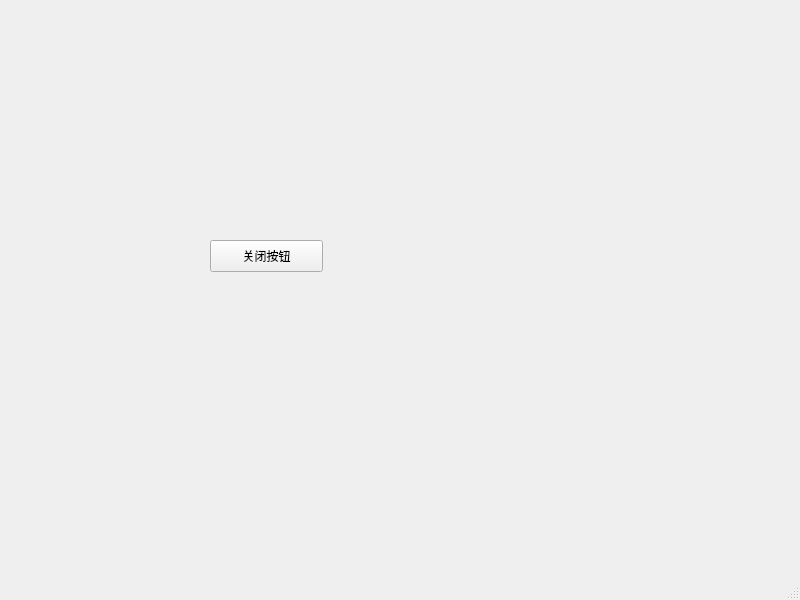
<?xml version="1.0" encoding="UTF-8"?>
<ui version="4.0">
 <class>MainWindow</class>
 <widget class="QMainWindow" name="MainWindow">
  <property name="geometry">
   <rect>
    <x>0</x>
    <y>0</y>
    <width>800</width>
    <height>600</height>
   </rect>
  </property>
  <property name="windowTitle">
   <string>MainWindow</string>
  </property>
  <widget class="QWidget" name="centralwidget">
   <widget class="QPushButton" name="pushButton">
    <property name="geometry">
     <rect>
      <x>210</x>
      <y>240</y>
      <width>113</width>
      <height>32</height>
     </rect>
    </property>
    <property name="text">
     <string>关闭按钮</string>
    </property>
   </widget>
  </widget>
  <widget class="QMenuBar" name="menubar">
   <property name="geometry">
    <rect>
     <x>0</x>
     <y>0</y>
     <width>800</width>
     <height>22</height>
    </rect>
   </property>
  </widget>
  <widget class="QStatusBar" name="statusbar"/>
 </widget>
 <resources/>
 <connections>
  <connection>
   <sender>pushButton</sender>
   <signal>clicked()</signal>
   <receiver>MainWindow</receiver>
   <slot>close()</slot>
   <hints>
    <hint type="sourcelabel">
     <x>259</x>
     <y>271</y>
    </hint>
    <hint type="destinationlabel">
     <x>326</x>
     <y>342</y>
    </hint>
   </hints>
  </connection>
 </connections>
</ui>
